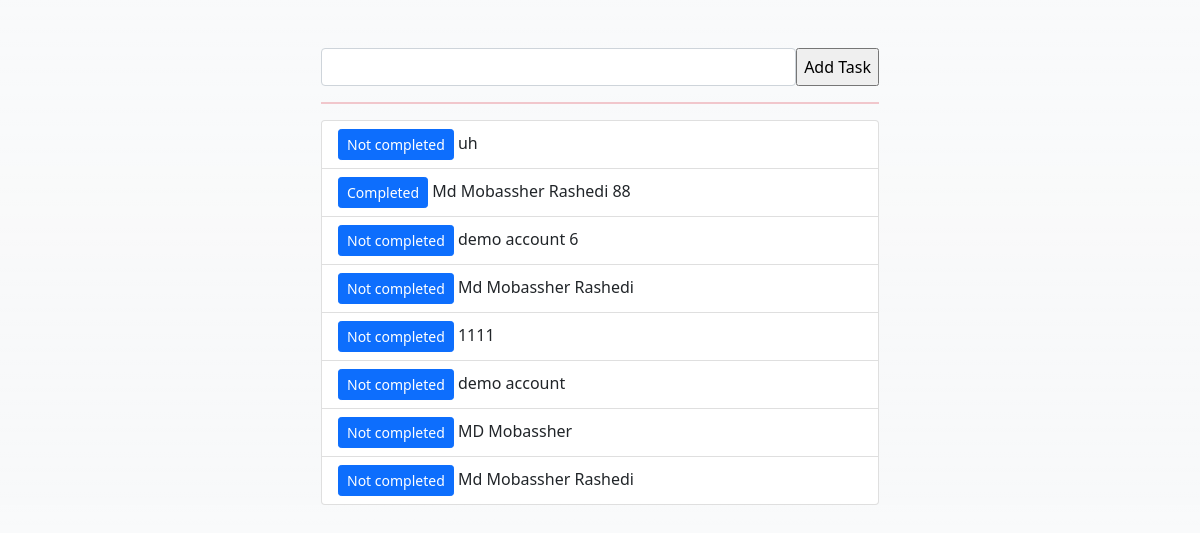
The page / on the database its author committed.
### taskapp/models.py (models this page shows, shortened)
class Task(models.Model):
    name = models.CharField(max_length=100,blank=False,null=False)
    created = models.DateTimeField(auto_now_add=True)
    completed = models.BooleanField(default=False)
    class Meta:
        ordering = ['-created']

### taskapp/views.py (the view, shortened to what this page needs)
# urls.py: path('',TaskListCreateView.as_view(),name='task_list' ),
class TaskListCreateView(View):
    def get(self, request, *args, **kwargs):
        view = TaskListView.as_view()
        return view(request, *args, **kwargs)

### taskapp/forms.py
class TaskForm(ModelForm):
    def __init__(self, *args, **kwargs):
        super(TaskForm, self).__init__(*args, **kwargs)
        for visible in self.visible_fields():
            visible.field.widget.attrs['class'] = 'form-control'
            visible.label = ""
    class Meta:
        model = Task
        fields = ['name']

### taskapp/views.py (called while the page is built)
     def get_context_data(self, **kwargs):
        context = super().get_context_data(**kwargs)
        context['form'] = TaskForm()
        return context

### templates/taskapp/index.html (shortened to what this page needs)
{% extends '../base.html' %}
{% load static %}
{% block content %}
<div class="row mt-5">
    <div class="col-12 d-flex justify-content-center">
        <form method="post" class="w-50 d-flex justify-content-between">
            {{form}}
            <input type="submit" value="Add Task">
        </form>
    </div>
</div>
<div class="row">
    <div class="col-12 d-flex justify-content-center">
        <hr class="bg-danger border-2 border-top border-danger w-50">
    </div>
</div>
<div class="row">
    <div class="col-12 d-flex justify-content-center">
        <ul class="list-group w-50">
            {% for task in tasks %}
            <li class="list-group-item">
              {% if task.completed == False %}
              <a onclick="document.getElementById('myform').submit();"href="{% url 'update_task' task.pk %}" class="btn btn-primary btn-sm">Not completed</a>
                {% else %}
                <a onclick="document.getElementById('myform').submit();"href="{% url 'update_task' task.pk %}" class="btn btn-primary btn-sm">Completed</a>
                {% endif %}
                {{task.name}}
            </li>
            {% endfor %}
          </ul>
    </div>
</div>
{% endblock content %}

### templates/base.html (shortened to what this page needs)
<!doctype html>
<html lang="en">
  <head>
    <link href="https://cdn.jsdelivr.net/npm/bootstrap@5.0.2/dist/css/bootstrap.min.css" rel="stylesheet">
  </head>
  <body class="bg-light bg-gradient">
    <div class="container">
    {% block content %}
    {% endblock content %}
    </div>
  </body>
</html>

### rows shown on the page
Task: completed "Not completed", name "uh"
Task: completed "Completed", name "Md Mobassher Rashedi 88"
Task: completed "Not completed", name "demo account 6"
Task: completed "Not completed", name "Md Mobassher Rashedi"
Task: completed "Not completed", name "1111"
Task: completed "Not completed", name "demo account"
Task: completed "Not completed", name "MD Mobassher"
Task: completed "Not completed", name "Md Mobassher Rashedi"
